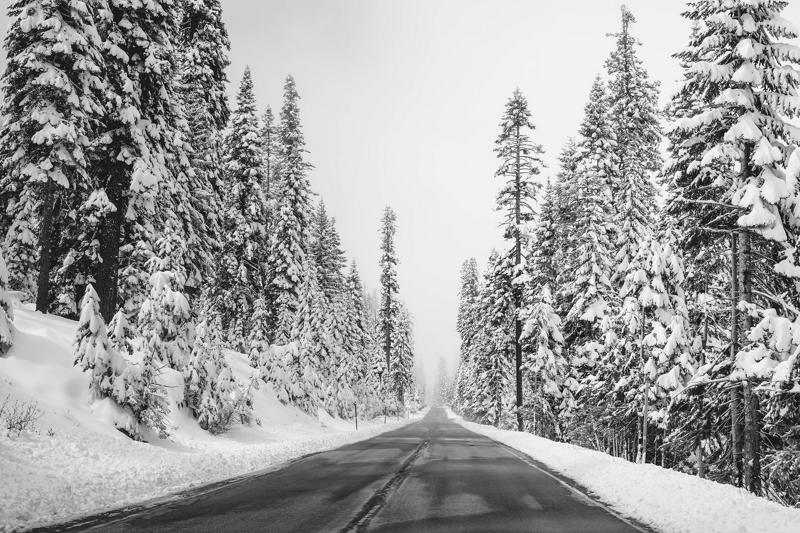
%> input picture Assignment_2/image_enhancement/images/image2.jpg, 800 x 533 px
$ octave log_plots.m   (GNU Octave 9; MATLAB toolbox functions it lacks are replaced by stand-ins)
%> lines starting %> are read from the running program, lines starting %| are printed output that depends on the picture
### Assignment_2/image_enhancement/compute_LoG.m
function imOut = compute_LoG(image, LOG_type,varargin)


switch LOG_type
    case 1
        %method 1
        kernel = gauss2D(0.5,5);
        smoothed_image = imfilter(image,kernel);
        laplacian = fspecial('laplacian', 0.5);
        imOut = imfilter(smoothed_image,laplacian);

    case 2
        %method 2
        laplacian = fspecial('log', [5,5],0.5);
        imOut = imfilter(image,laplacian);


    case 3
        %method 3
        s1 = varargin{1};
        s2 = varargin{2};

        hsize = [3,3];

        f1 = fspecial('gaussian', hsize, s1);
        f2 = fspecial('gaussian', hsize, s2);

        gauss_s1 = imfilter(image,f1);
        gauss_s2 = imfilter(image,f2);

        imOut = gauss_s1 - gauss_s2;

end
end

### Assignment_2/image_enhancement/gauss2D.m
function G = gauss2D(sigma, kernel_size)
    %% solution
    if mod(kernel_size, 2) == 0
        error('kernel_size must be odd, otherwise the filter will not have a center to convolve on')
    end

    G_x = gauss1D(sigma, kernel_size);
    G_y = gauss1D(sigma, kernel_size);

    G = G_x' * G_y;
end

### Assignment_2/image_enhancement/gauss1D.m
function G = gauss1D(sigma, kernel_size)
    if mod(kernel_size, 2) == 0
        error('kernel_size must be odd, otherwise the filter will not have a center to convolve on')
    end

    %% solution
    N = floor(kernel_size / 2);
    x = linspace(-N, N, kernel_size);

    G = exp( -x .^ 2 / (2 * sigma^2) ) / sigma * sqrt(2*pi);
    G = G ./ sum(G);  % normalise
end

### Assignment_2/image_enhancement/log_plots.m
%% LoG plots

im2 = imread('images/image2.jpg');
%> im2 is the input picture: size 533x800 uint8; min 0, max 255, mean 160

figure(1)
method1 = compute_LoG(im2, 1);
%> in compute_LoG, `imOut = imfilter(smoothed_image,laplacian);`:
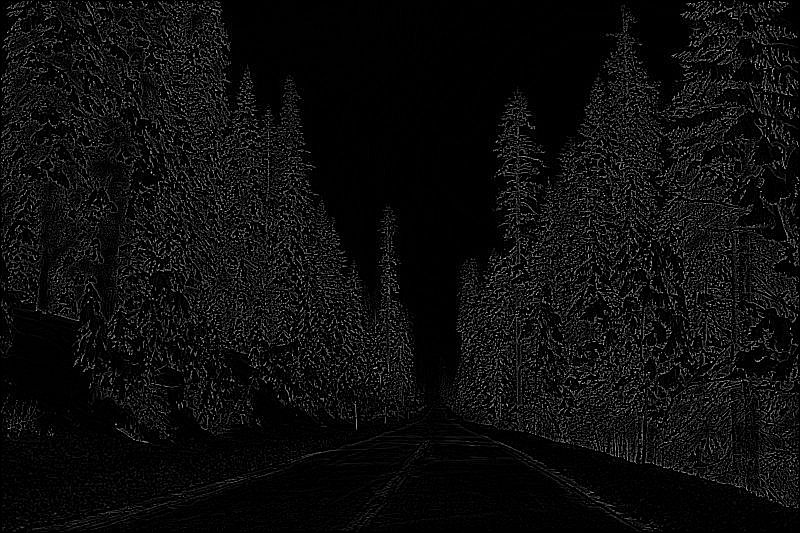
%> imOut: size 533x800 uint8; min 0, max 240, mean 13.1
subplot(1,3,1)
p1 = imshow(method1);
title('method 1');

method2 = compute_LoG(im2, 2);
%> call 2 of compute_LoG, with LOG_type = 2
%> in compute_LoG (call 2), `imOut = imfilter(image,laplacian);`:
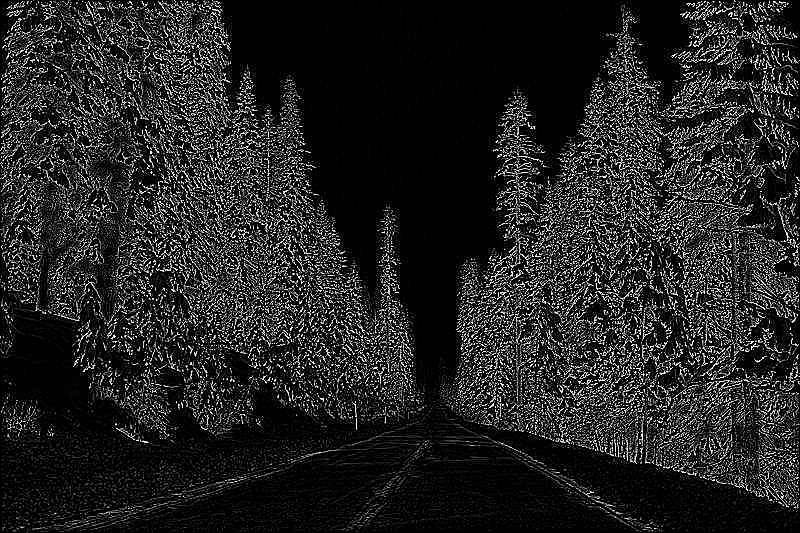
%> imOut: size 533x800 uint8; min 0, max 255, mean 34.5
subplot(1,3,2)
p2 = imshow(method2);
title('method 2');

k = 2.5;
s1 = 1;
s2 = k * s1;
method3 = compute_LoG(im2, 3, s1, s2);
%> call 3 of compute_LoG, with LOG_type = 3
%> in compute_LoG (call 3), `s1 = varargin{1};`: s1 = 1
%> in compute_LoG (call 3), `s2 = varargin{2};`: s2 = 2.5
%> in compute_LoG (call 3), `f1 = fspecial('gaussian', hsize, s1);`: f1 = [0.0751 0.124 0.0751; 0.124 0.204 0.124; 0.0751 0.124 0.0751]
%> in compute_LoG (call 3), `f2 = fspecial('gaussian', hsize, s2);`: f2 = [0.105 0.114 0.105; 0.114 0.123 0.114; 0.105 0.114 0.105]
%> in compute_LoG (call 3), `imOut = gauss_s1 - gauss_s2;`:
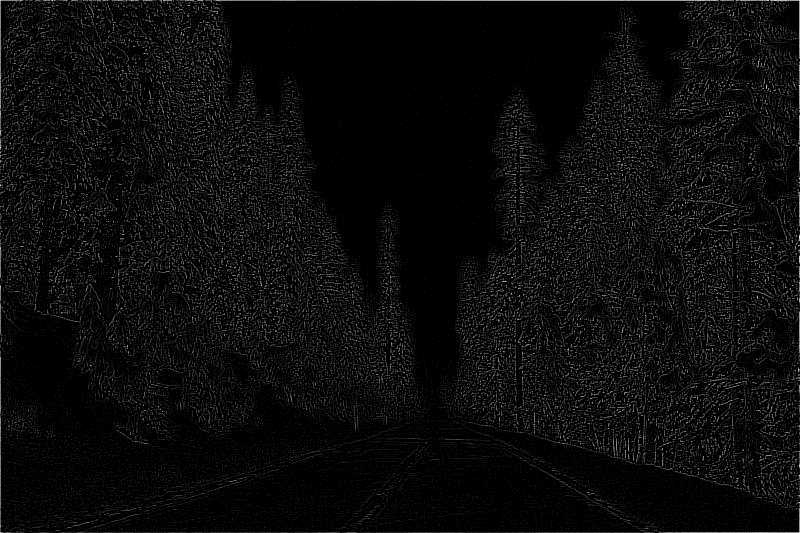
%> imOut: size 533x800 uint8; min 0, max 19, mean 0.855; drawn with min black and max white

subplot(1,3,3)
p3 = imshow(method3);
title('method 3');

$ run again, with Assignment_2/image_enhancement/images/image1.jpg copied over Assignment_2/image_enhancement/images/image2.jpg
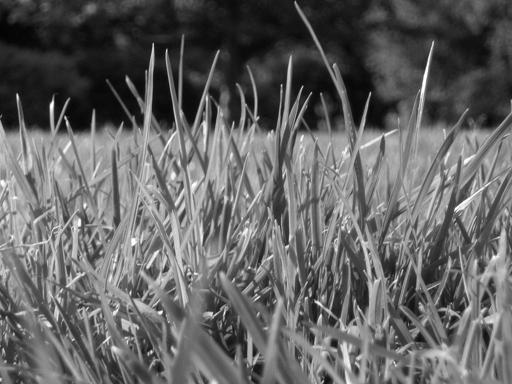
%> input picture Assignment_2/image_enhancement/images/image1.jpg, 512 x 384 px
%> im2 is the input picture: size 384x512 uint8; min 0, max 255, mean 99.4
%> in compute_LoG (call 2), `imOut = imfilter(image,laplacian);`:
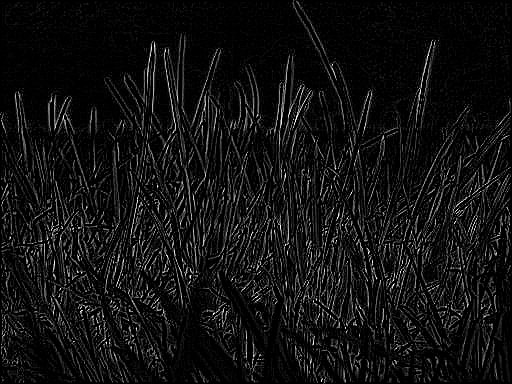
%> imOut: size 384x512 uint8; min 0, max 255, mean 17.3
%> s1 = 1
%> s2 = 2.5
%> f1 = [0.0751 0.124 0.0751; 0.124 0.204 0.124; 0.0751 0.124 0.0751]
%> f2 = [0.105 0.114 0.105; 0.114 0.123 0.114; 0.105 0.114 0.105]
%> in compute_LoG (call 3), `imOut = gauss_s1 - gauss_s2;`:
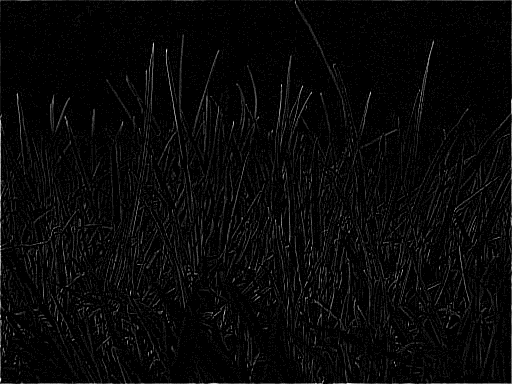
%> imOut: size 384x512 uint8; min 0, max 15, mean 0.465; drawn with min black and max white
